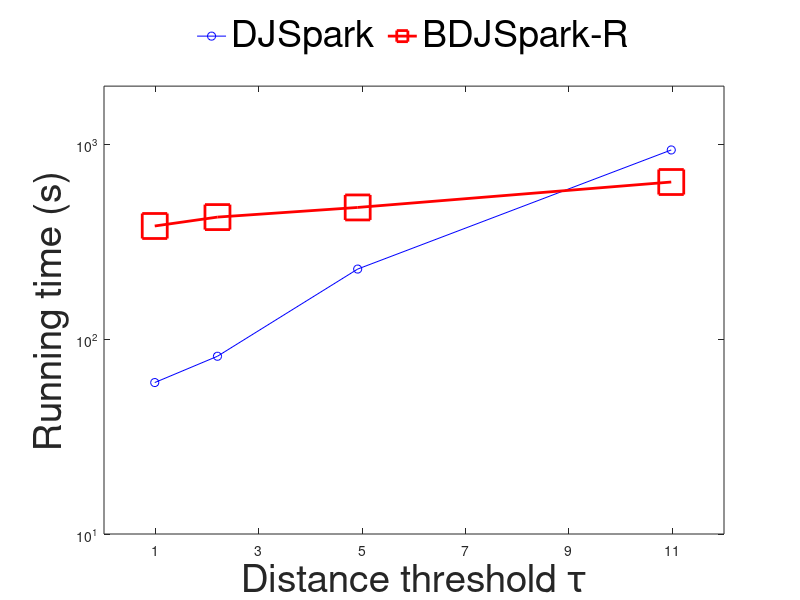

Here is the MATLAB script that generated this plot:
% Create some data
%rate = [2 10 50 250]./1000;
rate = [9.82 21.96 49.10 109.79]/10;
%osm
%RTree = [43.646 73.200 208.237 846.363];
SJMR = [59.985 81.881 229.702 939.911];
NLRTree = [382.316 424.774 476.146 643.253];
%gaussian
% RTree = [43.076 42.898 56.901 68.768 148.12];
% SJMR = [61.388 55.093 51.813 80.284 137.062];
% NLRTree = [315.280 318.986 326.972 317.037 354.038];

% Create a y-axis semilog plot using the semilogy function
% Plot SER data in blue and BER data in red

set(gca,'Visible','on','Units','normalized');
set(gca,'Units','normalized','FontSize',30);
box('on');
%loglog(rate,RTree,'->r',rate,SJMR,'-sb',rate,NLRTree,'-xm','LineWidth', 2, 'MarkerSize', 18);
semilogy(rate,SJMR,'-ob',rate,NLRTree,'-rs','LineWidth', 2, 'MarkerSize', 18);
hold on;

xlim([0, 12])
ylim([10,2000])
set(gca, 'XTick', 1:2:11, 'XMinorTick', 'off')
set(gca, 'YTick', [1 10 100 1000 10000], 'YMinorTick', 'off')

xlabel('Distance threshold \tau','FontSize',28)
ylabel('Running time (s)','FontSize',28)

h=legend('DJSpark','BDJSpark-R');
set(h,'Interpreter','tex','Location','NorthOutside','FontSize',27,'Orientation','Horizontal','Box','off' );

print -depsc2 osm_disj_rate